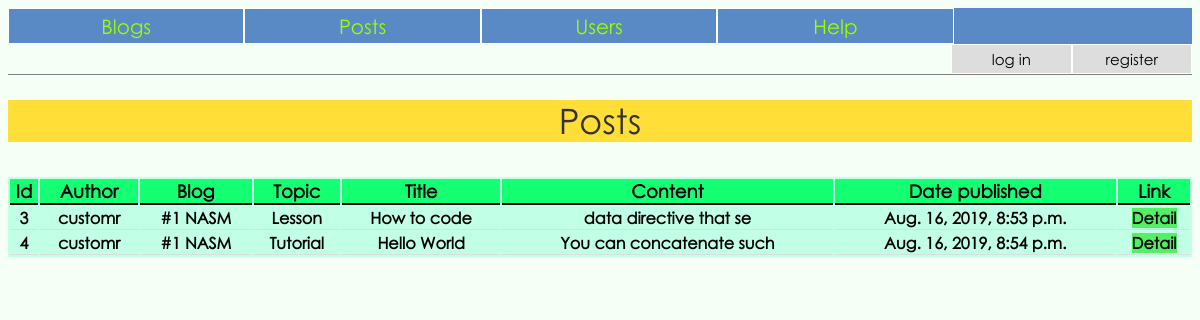
/posts/, run on the app's committed database.
### blog/models.py (models this page shows, shortened)
class Post(models.Model):
	blog = models.ForeignKey(Blog, on_delete=models.CASCADE, blank=True)
	author = models.ForeignKey(MyUser, on_delete=models.CASCADE, blank=True)
	topic = models.CharField('Topic', max_length=50, blank=True)
	title = models.CharField('Title', max_length=5500, blank=True)
	text = models.TextField('Text', max_length=00, blank=True)
	rating = models.IntegerField('Rating', default=0)
	date_published = models.DateTimeField('Date published', default=timezone.now, blank=True)
	liked_users = []

class MyUser(AbstractBaseUser):
	username = models.CharField('username', max_length=50, unique=True)
	first_name = models.CharField('first name', max_length=50)
	last_name = models.CharField('last name', max_length=50)
	email = models.EmailField(
		verbose_name='email address',
		max_length=255,
		unique=True,
	)
	date_of_birth = models.DateField()
	is_active = models.BooleanField(default=True)
	is_admin = models.BooleanField(default=False)
	objects = MyUserManager()
	USERNAME_FIELD = 'username'
	EMAIL_FIELD = 'email'
	REQUIRED_FIELDS = ['first_name', 'last_name', 'email', 'date_of_birth']
	def __str__(self):
		return self.username

class Blog(models.Model):
	author = models.ForeignKey(MyUser, on_delete=models.CASCADE, blank=True)
	name = models.CharField('Name', max_length=50, blank=True, unique=True)
	rating = models.IntegerField('Rating', default=0)
	def __str__(self):
		return '#{} {}'.format(self.id, self.name)

### blog/views.py (the view)
# urls.py: path('posts/', views.get_posts, name='posts'),
def get_posts(request, topic=None):
	posts = Post.objects.all()
	if topic is not None:
		posts = posts.filter(topic__iexact=topic)
	context = {
		'posts': posts,
		'topic': topic
		}
	return render(request, 'blog/post.html', context)

### blog/templates/blog/post.html (shortened to what this page needs)
{% extends 'blog/base.html' %}
{% block content %}
<p class='title'>Posts</p>
<div>
	<table>
		<thead>
			<tr>
				<th>Id</th>
				<th>Author</th>
				<th>Blog</th>
				<th>Topic</th>
				<th>Title</th>
				<th>Content</th>
				<th>Date published</th>
				<th>Link</th>
			</tr>
		</thead>
		<tbody>
		{% for post in posts %}
			<tr>
				<th>{{ post.id }}</th>
				<th>{{ post.author }}</th>
				<th>{{ post.blog }}</th>
				<th>{{ post.topic }}</th>
				<th>{{ post.title }}</th>
				<th>{{ post.text|slice:25 }}</th>
				<th>{{ post.date_published }}</th>
				<th><a href="{% url 'blog:post' post.id %}">Detail</a></th>
			</tr>
		{% endfor %}
		</tbody>
	</table>
</div>
{% endblock content %}

### blog/static/blog/content/style.css (style rules this page uses)
* { font-family: 'gothic' }
body { background: #F6FFF6; }
a { outline: none; text-decoration: none; vertical-align: center; }
a:link { color: black; background: #51f065; }
table { width: 100%; background: #c1ffe7; overflow: auto; }
thead th { font-weight: bold; font-size: 18px; background: #15ff73; border-bottom: solid 2px black }
th { border-bottom: solid 1px #dddddd; }
.title { margin-top: 25px; width: 100%; font-size: 35px; line-height: 1.2; background: #ffde38; color: #333; text-align: center; }

### data on the page
Post: id "3", author "customr", blog "#1 NASM", topic "Lesson", title "How to code", text "data directive that se", date_published "Aug. 16, 2019, 8:53 p.m."
Post: id "4", author "customr", blog "#1 NASM", topic "Tutorial", title "Hello World", text "You can concatenate such", date_published "Aug. 16, 2019, 8:54 p.m."
